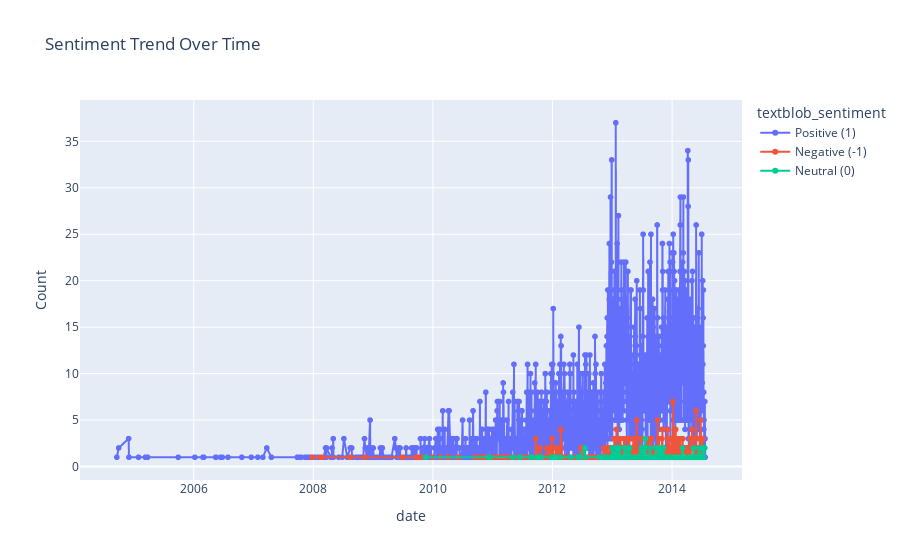

The code cell stored with this chart in its notebook:
### Code cell
import plotly.express as px

# Convert date column to datetime format (modify column name accordingly)
df['date'] = pd.to_datetime(df['reviewTime'], errors='coerce')

# Group by date and sentiment
sentiment_trend = df.groupby([df['date'].dt.date, 'textblob_sentiment']).size().reset_index(name='Count')

# Plot interactive trend
fig = px.line(sentiment_trend, x='date', y='Count', color='textblob_sentiment',
              title="Sentiment Trend Over Time", markers=True)

fig.show()

### Figure 1 — Plotly figure (JSON) as saved in the notebook; plotly's stock layout.template omitted (floating-point values rounded to 4 significant figures; data arrays with more than 128 entries replaced by an {"elided": "..."} marker saying what was removed)
{"data": [{"hovertemplate": "textblob_sentiment=Positive (1)<br>date=%{x}<br>Count=%{y}<extra></extra>", "legendgroup": "Positive (1)", "line": {"color": "#636efa", "dash": "solid"}, "marker": {"symbol": "circle"}, "mode": "lines+markers", "name": "Positive (1)", "showlegend": true, "type": "scattergl", "x": {"elided": "1545 str values"}, "xaxis": "x", "y": {"elided": "1545 int values"}, "yaxis": "y"}, {"hovertemplate": "textblob_sentiment=Negative (-1)<br>date=%{x}<br>Count=%{y}<extra></extra>", "legendgroup": "Negative (-1)", "line": {"color": "#EF553B", "dash": "solid"}, "marker": {"symbol": "circle"}, "mode": "lines+markers", "name": "Negative (-1)", "showlegend": true, "type": "scattergl", "x": {"elided": "473 str values"}, "xaxis": "x", "y": {"elided": "473 int values"}, "yaxis": "y"}, {"hovertemplate": "textblob_sentiment=Neutral (0)<br>date=%{x}<br>Count=%{y}<extra></extra>", "legendgroup": "Neutral (0)", "line": {"color": "#00cc96", "dash": "solid"}, "marker": {"symbol": "circle"}, "mode": "lines+markers", "name": "Neutral (0)", "showlegend": true, "type": "scattergl", "x": {"elided": "154 str values"}, "xaxis": "x", "y": {"elided": "154 int values"}, "yaxis": "y"}], "layout": {"legend": {"title": {"text": "textblob_sentiment"}, "tracegroupgap": 0}, "title": {"text": "Sentiment Trend Over Time"}, "xaxis": {"anchor": "y", "domain": [0, 1], "title": {"text": "date"}}, "yaxis": {"anchor": "x", "domain": [0, 1], "title": {"text": "Count"}}}}
